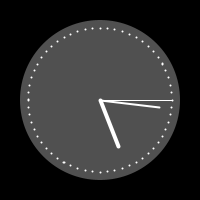
Frame 1 (no input)
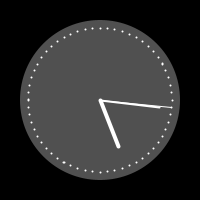
Frame 60 (the mouse pressed at the canvas centre just before this capture)
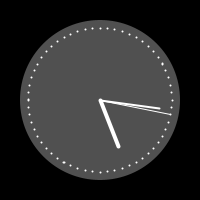
Frame 120 (the mouse held since frame 60 and released just before this capture)

The Processing sketch that drew these frames (run headless with seeded random() and noise(); from frame 60 on, the mouse is pressed at the canvas centre):

// Processing sketch: Clock
// ── Clock.pde
/**
 * Clock. 
 * 
 * The current time can be read with the second(), minute(), 
 * and hour() functions. In this example, sin() and cos() values
 * are used to set the position of the hands.
 * 
 */

void setup() {
  size(200, 200);
  stroke(255);
  smooth();
}
void draw() {
  background(0);
  fill(80);
  noStroke();
  // Angles for sin() and cos() start at 3 o'clock;
  // subtract HALF_PI to make them start at the top
  ellipse(100, 100, 160, 160);
  float s = map(second(), 0, 60, 0, TWO_PI) - HALF_PI;
  float m = map(minute() + norm(second(), 0, 60), 0, 60, 0, TWO_PI) - HALF_PI; 
  float h = map(hour() + norm(minute(), 0, 60), 0, 24, 0, TWO_PI * 2) - HALF_PI;
  stroke(255);
  strokeWeight(1);
  line(100, 100, cos(s) * 72 + 100, sin(s) * 72 + 100);
  strokeWeight(2);
  line(100, 100, cos(m) * 60 + 100, sin(m) * 60 + 100);
  strokeWeight(4);
  line(100, 100, cos(h) * 50 + 100, sin(h) * 50 + 100);
  
  // Draw the minute ticks
  strokeWeight(2);
  for (int a = 0; a < 360; a+=6) {
    float x = 100 + ( cos(radians(a)) * 72 );
    float y = 100 + ( sin(radians(a)) * 72 );
    point(x, y);
  }
}
